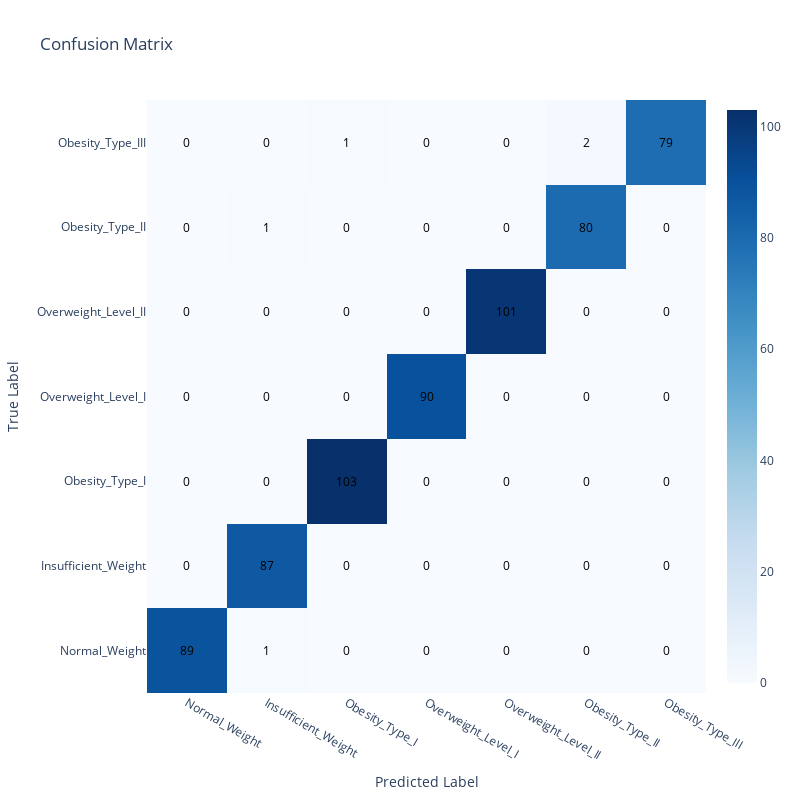

Notebook code for this chart:
### Code cell
# Compute the confusion matrix
conf_matrix = confusion_matrix(y_test, y_pred)
class_names = y_train['obesity_level'].unique()
import plotly.graph_objects as go
# Creating a confusion matrix heatmap using Plotly Graph Objects with true class names
fig = go.Figure(data=go.Heatmap(
                   z=conf_matrix,
                   x=class_names,
                   y=class_names,
                   colorscale='Blues'))

# Adding annotations
for i in range(len(conf_matrix)):
    for j in range(len(conf_matrix[i])):
        fig.add_annotation(
            x=j, y=i,
            text=str(conf_matrix[i][j]),
            showarrow=False,
            font=dict(color="black", size=12)
        )

# Updating layout for better readability
fig.update_layout(
    title='Confusion Matrix',
    xaxis_title='Predicted Label',
    yaxis_title='True Label',
    width=800, height=800
)

fig.show()

### Figure 1 — Plotly figure (JSON) as saved in the notebook; plotly's stock layout.template omitted (floating-point values rounded to 4 significant figures)
{"data": [{"colorscale": [[0, "rgb(247,251,255)"], [0.125, "rgb(222,235,247)"], [0.25, "rgb(198,219,239)"], [0.375, "rgb(158,202,225)"], [0.5, "rgb(107,174,214)"], [0.625, "rgb(66,146,198)"], [0.75, "rgb(33,113,181)"], [0.875, "rgb(8,81,156)"], [1, "rgb(8,48,107)"]], "type": "heatmap", "x": ["Normal_Weight", "Insufficient_Weight", "Obesity_Type_I", "Overweight_Level_I", "Overweight_Level_II", "Obesity_Type_II", "Obesity_Type_III"], "y": ["Normal_Weight", "Insufficient_Weight", "Obesity_Type_I", "Overweight_Level_I", "Overweight_Level_II", "Obesity_Type_II", "Obesity_Type_III"], "z": [[89, 1, 0, 0, 0, 0, 0], [0, 87, 0, 0, 0, 0, 0], [0, 0, 103, 0, 0, 0, 0], [0, 0, 0, 90, 0, 0, 0], [0, 0, 0, 0, 101, 0, 0], [0, 1, 0, 0, 0, 80, 0], [0, 0, 1, 0, 0, 2, 79]]}], "layout": {"annotations": [{"font": {"color": "black", "size": 12}, "showarrow": false, "text": "89", "x": 0, "y": 0}, {"font": {"color": "black", "size": 12}, "showarrow": false, "text": "1", "x": 1, "y": 0}, {"font": {"color": "black", "size": 12}, "showarrow": false, "text": "0", "x": 2, "y": 0}, {"font": {"color": "black", "size": 12}, "showarrow": false, "text": "0", "x": 3, "y": 0}, {"font": {"color": "black", "size": 12}, "showarrow": false, "text": "0", "x": 4, "y": 0}, {"font": {"color": "black", "size": 12}, "showarrow": false, "text": "0", "x": 5, "y": 0}, {"font": {"color": "black", "size": 12}, "showarrow": false, "text": "0", "x": 6, "y": 0}, {"font": {"color": "black", "size": 12}, "showarrow": false, "text": "0", "x": 0, "y": 1}, {"font": {"color": "black", "size": 12}, "showarrow": false, "text": "87", "x": 1, "y": 1}, {"font": {"color": "black", "size": 12}, "showarrow": false, "text": "0", "x": 2, "y": 1}, {"font": {"color": "black", "size": 12}, "showarrow": false, "text": "0", "x": 3, "y": 1}, {"font": {"color": "black", "size": 12}, "showarrow": false, "text": "0", "x": 4, "y": 1}, {"font": {"color": "black", "size": 12}, "showarrow": false, "text": "0", "x": 5, "y": 1}, {"font": {"color": "black", "size": 12}, "showarrow": false, "text": "0", "x": 6, "y": 1}, {"font": {"color": "black", "size": 12}, "showarrow": false, "text": "0", "x": 0, "y": 2}, {"font": {"color": "black", "size": 12}, "showarrow": false, "text": "0", "x": 1, "y": 2}, {"font": {"color": "black", "size": 12}, "showarrow": false, "text": "103", "x": 2, "y": 2}, {"font": {"color": "black", "size": 12}, "showarrow": false, "text": "0", "x": 3, "y": 2}, {"font": {"color": "black", "size": 12}, "showarrow": false, "text": "0", "x": 4, "y": 2}, {"font": {"color": "black", "size": 12}, "showarrow": false, "text": "0", "x": 5, "y": 2}, {"font": {"color": "black", "size": 12}, "showarrow": false, "text": "0", "x": 6, "y": 2}, {"font": {"color": "black", "size": 12}, "showarrow": false, "text": "0", "x": 0, "y": 3}, {"font": {"color": "black", "size": 12}, "showarrow": false, "text": "0", "x": 1, "y": 3}, {"font": {"color": "black", "size": 12}, "showarrow": false, "text": "0", "x": 2, "y": 3}, {"font": {"color": "black", "size": 12}, "showarrow": false, "text": "90", "x": 3, "y": 3}, {"font": {"color": "black", "size": 12}, "showarrow": false, "text": "0", "x": 4, "y": 3}, {"font": {"color": "black", "size": 12}, "showarrow": false, "text": "0", "x": 5, "y": 3}, {"font": {"color": "black", "size": 12}, "showarrow": false, "text": "0", "x": 6, "y": 3}, {"font": {"color": "black", "size": 12}, "showarrow": false, "text": "0", "x": 0, "y": 4}, {"font": {"color": "black", "size": 12}, "showarrow": false, "text": "0", "x": 1, "y": 4}, {"font": {"color": "black", "size": 12}, "showarrow": false, "text": "0", "x": 2, "y": 4}, {"font": {"color": "black", "size": 12}, "showarrow": false, "text": "0", "x": 3, "y": 4}, {"font": {"color": "black", "size": 12}, "showarrow": false, "text": "101", "x": 4, "y": 4}, {"font": {"color": "black", "size": 12}, "showarrow": false, "text": "0", "x": 5, "y": 4}, {"font": {"color": "black", "size": 12}, "showarrow": false, "text": "0", "x": 6, "y": 4}, {"font": {"color": "black", "size": 12}, "showarrow": false, "text": "0", "x": 0, "y": 5}, {"font": {"color": "black", "size": 12}, "showarrow": false, "text": "1", "x": 1, "y": 5}, {"font": {"color": "black", "size": 12}, "showarrow": false, "text": "0", "x": 2, "y": 5}, {"font": {"color": "black", "size": 12}, "showarrow": false, "text": "0", "x": 3, "y": 5}, {"font": {"color": "black", "size": 12}, "showarrow": false, "text": "0", "x": 4, "y": 5}, {"font": {"color": "black", "size": 12}, "showarrow": false, "text": "80", "x": 5, "y": 5}, {"font": {"color": "black", "size": 12}, "showarrow": false, "text": "0", "x": 6, "y": 5}, {"font": {"color": "black", "size": 12}, "showarrow": false, "text": "0", "x": 0, "y": 6}, {"font": {"color": "black", "size": 12}, "showarrow": false, "text": "0", "x": 1, "y": 6}, {"font": {"color": "black", "size": 12}, "showarrow": false, "text": "1", "x": 2, "y": 6}, {"font": {"color": "black", "size": 12}, "showarrow": false, "text": "0", "x": 3, "y": 6}, {"font": {"color": "black", "size": 12}, "showarrow": false, "text": "0", "x": 4, "y": 6}, {"font": {"color": "black", "size": 12}, "showarrow": false, "text": "2", "x": 5, "y": 6}, {"font": {"color": "black", "size": 12}, "showarrow": false, "text": "79", "x": 6, "y": 6}], "height": 800, "title": {"text": "Confusion Matrix"}, "width": 800, "xaxis": {"title": {"text": "Predicted Label"}}, "yaxis": {"title": {"text": "True Label"}}}}
